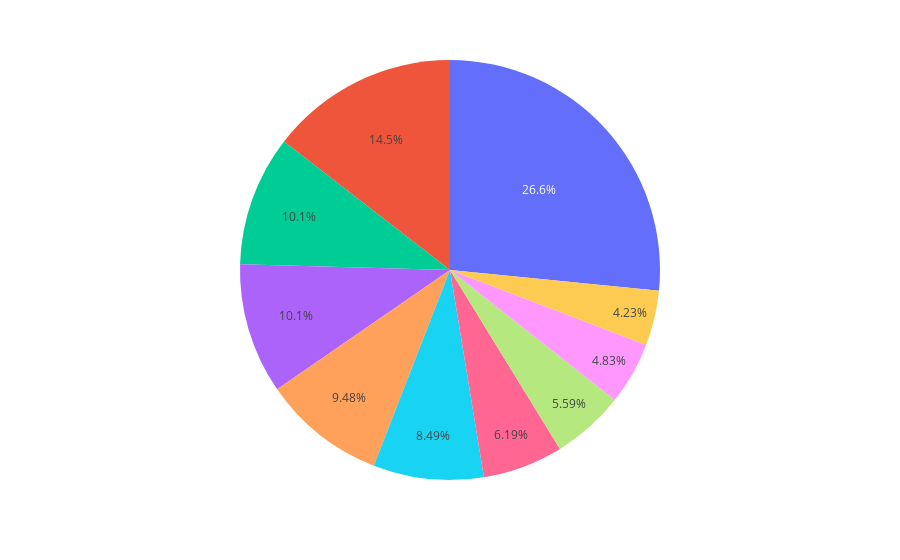

Write notebook code for a chart like this one.
### Code cell
cuisine_val=data.Cuisines.value_counts()
cuisine_label=data.Cuisines.value_counts().index
fig=px.pie(labels=cuisine_label[:10],values=cuisine_val[:10])
fig.show()

### Figure 1 — Plotly figure (JSON) as saved in the notebook; plotly's stock layout.template omitted (floating-point values rounded to 4 significant figures)
{"data": [{"domain": {"x": [0, 1], "y": [0, 1]}, "hovertemplate": "value=%{value}<extra></extra>", "legendgroup": "", "name": "", "showlegend": false, "type": "pie", "values": [936, 511, 354, 354, 334, 299, 218, 197, 170, 149]}], "layout": {"autosize": true, "legend": {"tracegroupgap": 0}, "margin": {"t": 60}}}
